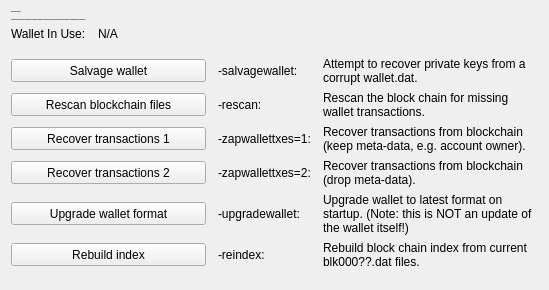
     <widget class="QWidget" name="tab_repair">
      <attribute name="title">
       <string>&amp;Wallet Repair</string>
      </attribute>
      <layout class="QGridLayout" name="gridLayout_4" columnstretch="0,1,0,2">
       <property name="horizontalSpacing">
        <number>12</number>
       </property>
       <item row="0" column="0" colspan="4">
        <widget class="QLabel" name="label_repair_header">
         <property name="font">
          <font>
           <family>Arial</family>
           <pointsize>-1</pointsize>
           <weight>75</weight>
           <bold>true</bold>
          </font>
         </property>
         <property name="text">
          <string>Wallet repair options.</string>
         </property>
        </widget>
       </item>
       <item row="1" column="0" colspan="4">
        <widget class="QLabel" name="label_repair_helptext">
         <property name="font">
          <font>
           <family>Arial</family>
           <pointsize>-1</pointsize>
           <weight>75</weight>
           <bold>true</bold>
          </font>
         </property>
         <property name="text">
          <string>The buttons below will restart the wallet with command-line options to repair the wallet, fix issues with corrupt blockhain files or missing/obsolete transactions.</string>
         </property>
         <property name="wordWrap">
          <bool>true</bool>
         </property>
        </widget>
       </item>
       <item row="2" column="0">
        <widget class="QLabel" name="wallet_path_label">
         <property name="text">
          <string>Wallet In Use:</string>
         </property>
        </widget>
       </item>
       <item row="2" column="1" colspan="3">
        <widget class="QLabel" name="wallet_path">
         <property name="cursor">
          <cursorShape>IBeamCursor</cursorShape>
         </property>
         <property name="text">
          <string>N/A</string>
         </property>
         <property name="textFormat">
          <enum>Qt::PlainText</enum>
         </property>
         <property name="textInteractionFlags">
          <set>Qt::LinksAccessibleByMouse|Qt::TextSelectableByKeyboard|Qt::TextSelectableByMouse</set>
         </property>
        </widget>
       </item>
       <item row="3" column="0">
        <spacer name="verticalSpacer_repair1">
         <property name="orientation">
          <enum>Qt::Vertical</enum>
         </property>
         <property name="sizeHint" stdset="0">
          <size>
           <width>10</width>
           <height>10</height>
          </size>
         </property>
        </spacer>
       </item>
       <item row="4" column="0" colspan="2">
        <widget class="QPushButton" name="btn_salvagewallet">
         <property name="minimumSize">
          <size>
           <width>100</width>
           <height>23</height>
          </size>
         </property>
         <property name="text">
          <string>Salvage wallet</string>
         </property>
        </widget>
       </item>
       <item row="4" column="2">
        <widget class="QLabel" name="label_repair_salvage_command">
         <property name="text">
          <string notr="true">-salvagewallet:</string>
         </property>
        </widget>
       </item>
       <item row="4" column="3">
        <widget class="QLabel" name="label_repair_salvage">
         <property name="text">
          <string>Attempt to recover private keys from a corrupt wallet.dat.</string>
         </property>
         <property name="wordWrap">
          <bool>true</bool>
         </property>
        </widget>
       </item>
       <item row="5" column="0" colspan="2">
        <widget class="QPushButton" name="btn_rescan">
         <property name="minimumSize">
          <size>
           <width>100</width>
           <height>23</height>
          </size>
         </property>
         <property name="text">
          <string>Rescan blockchain files</string>
         </property>
        </widget>
       </item>
       <item row="5" column="2">
        <widget class="QLabel" name="label_repair_rescan_command">
         <property name="text">
          <string notr="true">-rescan:</string>
         </property>
        </widget>
       </item>
       <item row="5" column="3">
        <widget class="QLabel" name="label_repair_rescan">
         <property name="text">
          <string>Rescan the block chain for missing wallet transactions.</string>
         </property>
         <property name="wordWrap">
          <bool>true</bool>
         </property>
        </widget>
       </item>
       <item row="6" column="0" colspan="2">
        <widget class="QPushButton" name="btn_zapwallettxes1">
         <property name="minimumSize">
          <size>
           <width>100</width>
           <height>23</height>
          </size>
         </property>
         <property name="text">
          <string>Recover transactions 1</string>
         </property>
        </widget>
       </item>
       <item row="6" column="2">
        <widget class="QLabel" name="label_repair_zap1_command">
         <property name="text">
          <string notr="true">-zapwallettxes=1:</string>
         </property>
        </widget>
       </item>
       <item row="6" column="3">
        <widget class="QLabel" name="label_repair_zap1">
         <property name="text">
          <string>Recover transactions from blockchain (keep meta-data, e.g. account owner).</string>
         </property>
         <property name="wordWrap">
          <bool>true</bool>
         </property>
        </widget>
       </item>
       <item row="7" column="0" colspan="2">
        <widget class="QPushButton" name="btn_zapwallettxes2">
         <property name="minimumSize">
          <size>
           <width>100</width>
           <height>23</height>
          </size>
         </property>
         <property name="text">
          <string>Recover transactions 2</string>
         </property>
        </widget>
       </item>
       <item row="7" column="2">
        <widget class="QLabel" name="label_repair_zap2_command">
         <property name="text">
          <string notr="true">-zapwallettxes=2:</string>
         </property>
        </widget>
       </item>
       <item row="7" column="3">
        <widget class="QLabel" name="label_repair_zap2">
         <property name="text">
          <string>Recover transactions from blockchain (drop meta-data).</string>
         </property>
         <property name="wordWrap">
          <bool>true</bool>
         </property>
        </widget>
       </item>
       <item row="8" column="0" colspan="2">
        <widget class="QPushButton" name="btn_upgradewallet">
         <property name="minimumSize">
          <size>
           <width>100</width>
           <height>23</height>
          </size>
         </property>
         <property name="text">
          <string>Upgrade wallet format</string>
         </property>
        </widget>
       </item>
       <item row="8" column="2">
        <widget class="QLabel" name="label_repair_upgrade_command">
         <property name="text">
          <string notr="true">-upgradewallet:</string>
         </property>
        </widget>
       </item>
       <item row="8" column="3">
        <widget class="QLabel" name="label_repair_upgrade">
         <property name="text">
          <string>Upgrade wallet to latest format on startup. (Note: this is NOT an update of the wallet itself!)</string>
         </property>
         <property name="wordWrap">
          <bool>true</bool>
         </property>
        </widget>
       </item>
       <item row="9" column="0" colspan="2">
        <widget class="QPushButton" name="btn_reindex">
         <property name="minimumSize">
          <size>
           <width>100</width>
           <height>23</height>
          </size>
         </property>
         <property name="text">
          <string>Rebuild index</string>
         </property>
        </widget>
       </item>
       <item row="9" column="2">
        <widget class="QLabel" name="label_repair_reindex_command">
         <property name="text">
          <string notr="true">-reindex:</string>
         </property>
        </widget>
       </item>
       <item row="9" column="3">
        <widget class="QLabel" name="label_repair_reindex">
         <property name="text">
          <string>Rebuild block chain index from current blk000??.dat files.</string>
         </property>
         <property name="wordWrap">
          <bool>true</bool>
         </property>
        </widget>
       </item>
       <item row="10" column="0">
        <spacer name="verticalSpacer_repair2">
         <property name="orientation">
          <enum>Qt::Vertical</enum>
         </property>
         <property name="sizeHint" stdset="0">
          <size>
           <width>20</width>
           <height>10</height>
          </size>
         </property>
        </spacer>
       </item>
      </layout>
     </widget>
